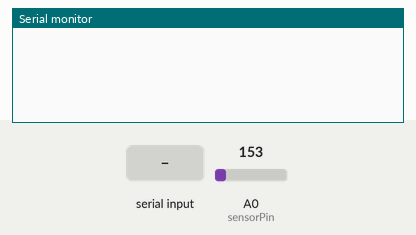
This sketch was run on a simulated Arduino Uno, built with avr-gcc and run on an emulated ATmega328P. Shown: the last lines printed to the serial monitor. The test bench sets the inputs (shaded band); at power-on: A0 (sensorPin) = 153.

Above: at 1.2 s.
1.3 s: "1\n" received over Serial
At 4.2 s:
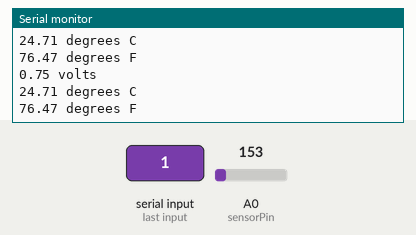
4.3 s: "0\n" received over Serial
At 7.2 s:
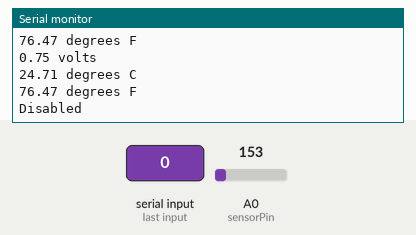

Measured:
- after the input at 1.3 s, the serial monitor: prints a new line after 1.7 s (image 1)
- after the input at 4.3 s, the serial monitor: prints a new line after 1.7 s (image 2)

The sketch:

Lab2-4.ino
```cpp
// 4. Medium (15 min): Enable or disable temperature sensor based on user’s
// input from serial communication, report “Disabled” to the host when the
// sensor is disabled, report sensor readings to the host when the sensor is
// enabled.

//TMP36 Pin Variables
int sensorPin = 0; //the analog pin the TMP36's Vout (sense) pin is connected to
                        //the resolution is 10 mV / degree centigrade with a
                        //500 mV offset to allow for negative temperatures
bool isReadTempOn;

void setup()
{
  Serial.begin(9600);  //Start the serial connection with the computer
                       //to view the result open the serial monitor
  isReadTempOn = false;
}

void loop()                     // run over and over again
{
  if (Serial.available() > 0)
  {
        // read the incoming byte:
        int input = Serial.readString().toInt();

        if (input == 1)
        {
          Serial.println("Enabled");
          isReadTempOn = true;
        }
        else if (input == 0)
        {
          Serial.println("Disabled");
          isReadTempOn = false;
        }
  }

  if (isReadTempOn)
  {
    readTemperature();
  }

  delay(1000);                                     //waiting a second
}

void readTemperature()
{
  //getting the voltage reading from the temperature sensor
   int reading = analogRead(sensorPin);

   // converting that reading to voltage, for 3.3v arduino use 3.3
   float voltage = reading * 5.0;
   voltage /= 1024.0;

   // print out the voltage
   Serial.print(voltage); Serial.println(" volts");

   // now print out the temperature
   float temperatureC = (voltage - 0.5) * 100 ;  //converting from 10 mv per degree wit 500 mV offset
                                                 //to degrees ((voltage - 500mV) times 100)
   Serial.print(temperatureC); Serial.println(" degrees C");

   // now convert to Fahrenheit
   float temperatureF = (temperatureC * 9.0 / 5.0) + 32.0;
   Serial.print(temperatureF); Serial.println(" degrees F");
}
```
